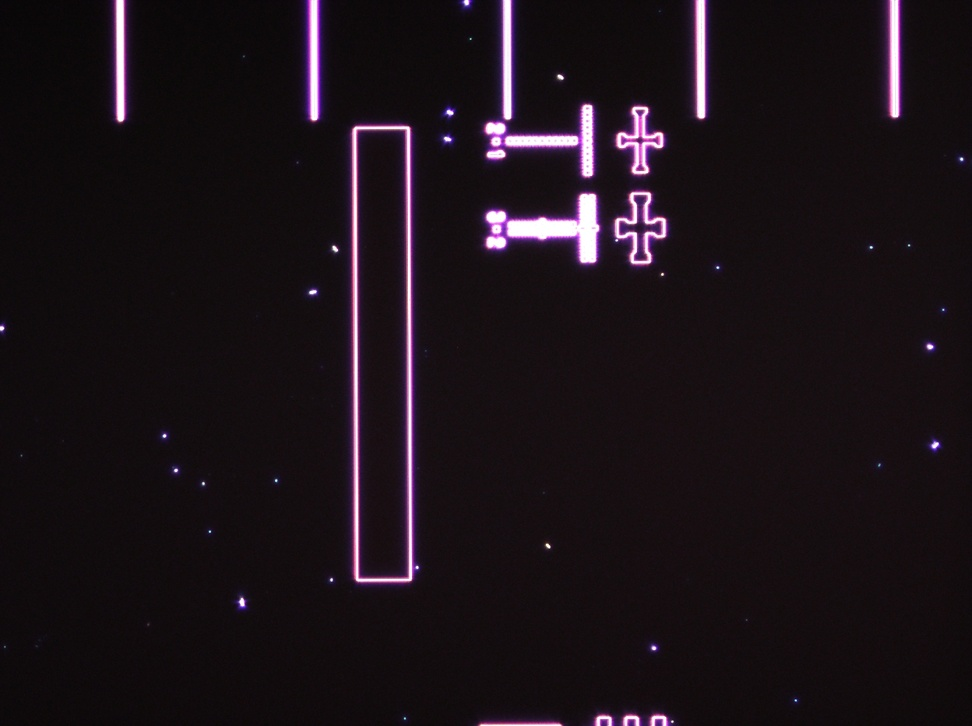
#> input picture images/example.jpg, 972 x 726 px, shrunk from 1392 x 1040 before the run, found by its file name
$ python find_particles.py
#> lines starting #> are read from the running program, lines starting #| are printed output that depends on the picture; after the words box and inside, x2 and y2 are one past the last pixel; in counts of white or black regions, pixels touching at a corner belong together
import cv2 as cv
import numpy as np
class find_particles:
    def __init__(self, image_name=None):
#> called with image_name = 'example.jpg'
        if image_name == None:
            raise ValueError('no image is given, please enter the image for calculation as filename.jpg')
        self.image_name = image_name
        self.img = cv.imread(image_name)
#> self.img is the input picture: shape (726, 972, 3); mean B, G, R 24, 18.5, 27

    def blurring(self, method=None, threshold=None, blocksize=13, contrast=-9):
#> called with blocksize = 13, contrast = -9
        self.maxValue = 255
        self.img = self.img.copy()
        self.img = cv.cvtColor(self.img, cv.COLOR_BGR2GRAY)
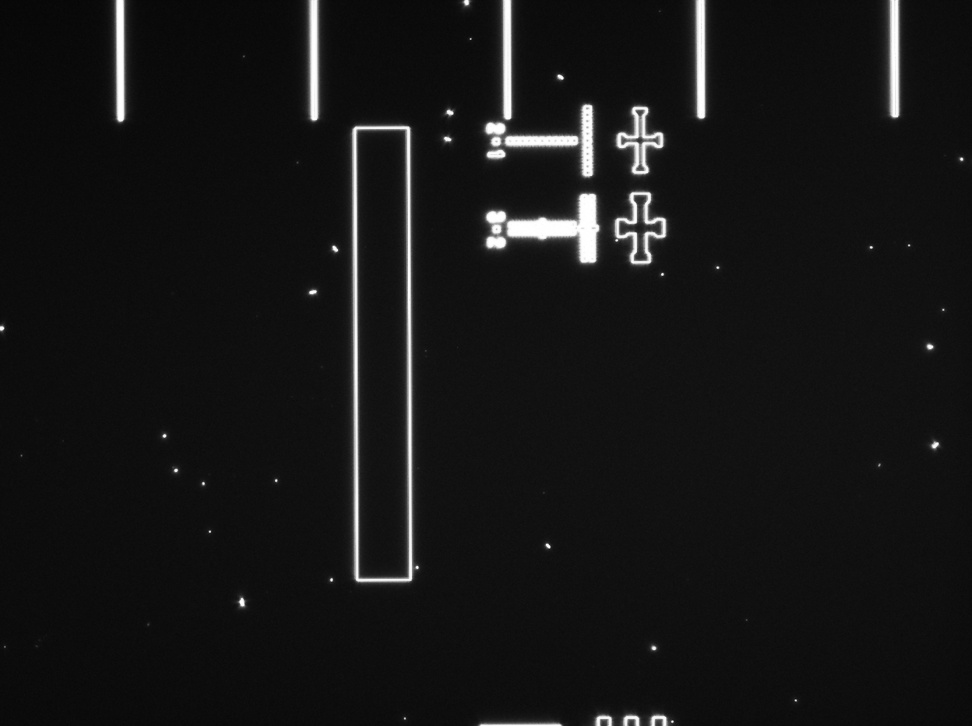
#> self.img: shape (726, 972); min 5, max 255, mean 21.6
        self.img = cv.GaussianBlur(self.img, (3, 3), 0)
        if method == None:  # Default is Gaussian, can also be mean
            self.method = cv.ADAPTIVE_THRESH_GAUSSIAN_C
        if threshold == None:
            self.threshold = cv.THRESH_BINARY

        img_thresholded = cv.adaptiveThreshold(self.img, self.maxValue, self.method, threshold, blocksize, contrast)
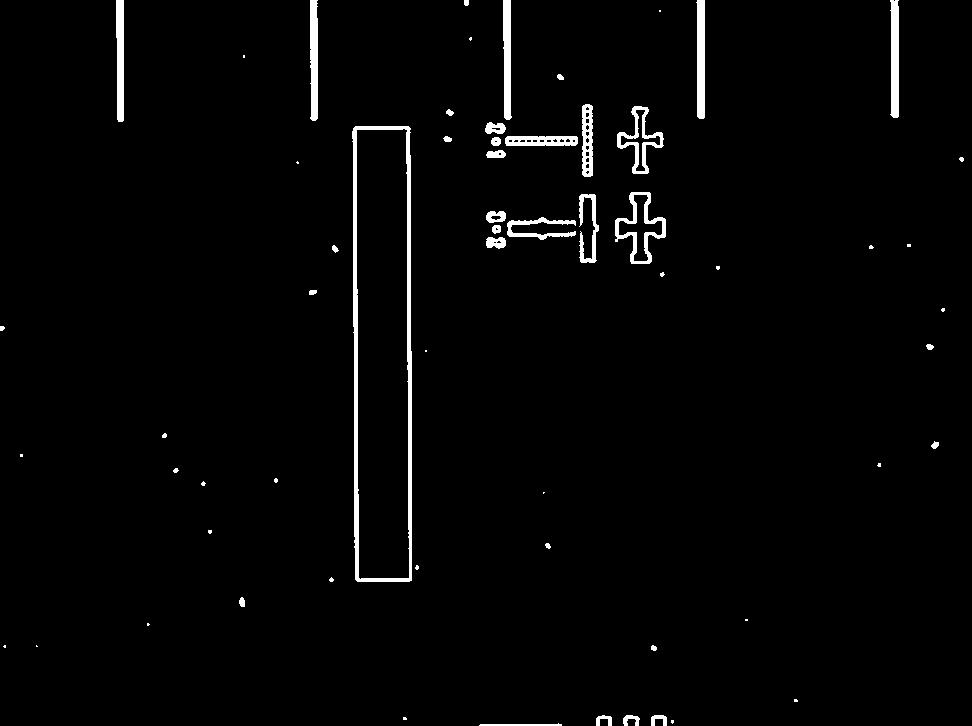
#> img_thresholded: shape (726, 972); 2.1% white; 62 white regions (26 under 20 px)
        self.contours, tier = cv.findContours(img_thresholded, cv.RETR_EXTERNAL, cv.CHAIN_APPROX_SIMPLE)
#> self.contours = 62 contours, 32 with area under 20; largest, box (x1, y1, x2, y2) and area: (352, 126, 412, 582) 25850, (615, 192, 666, 264) 1779, (617, 106, 664, 174) 1159, (696, 0, 705, 119) 824, (890, 0, 899, 118) 814; tier = 62 rows, first 6: [1, -1, -1, -1], [2, 0, -1, -1], [3, 1, -1, -1], [4, 2, -1, -1], [5, 3, -1, -1], [6, 4, -1, -1]

    def add_contours(self, magnification=1.1, filter = 11.5, save_image=True):
#> called with magnification = 1.1, filter = 11.5, save_image = True
        res = np.array(self.img)
        res = cv.cvtColor(res, cv.COLOR_GRAY2BGR)
        w_ref = h_ref = magnification

        self.particle_count = 0
        self.particle_size = []
        for _c in self.contours:
            (x, y), (w, h), theta = cv.minAreaRect(_c)
            realWidth = w / w_ref
            realHeight = h / h_ref
            if realWidth < 11.5 and realHeight < 11.5 and (realWidth * realHeight > 0.01):
                self.particle_count += 1
                self.particle_size.append(realWidth * realHeight)
                box = cv.boxPoints(((x, y), (w, h), theta))
                box = np.intp(box)
                cv.drawContours(res, [box], -1, (0, 0, 255), 2)
                cv.putText(res, "{0:.1f}".format(realWidth) + " x " + "{0:.1f}".format(realHeight) + " microns",
                           (int(x) - 20, int(y) - 10), cv.FONT_HERSHEY_SIMPLEX, 0.5, (0, 255, 0), 1, cv.LINE_AA)
#> this loop made 62 passes
#> (_c, x, y, w, h, theta, realWidth, realHeight) on passes 9, 12, 18, 23, 26, 35, 54: ([[36, 645], [36, 646], [37, 646]], 36.25, 645.8, 0.707, 1.41, -45, 0.643, 1.29), ([[745, 619], [745, 620], [747, 620], [747, 619]], 746, 619.5, 1, 2, -90, 0.909, 1.82), ([[543, 492], [543, 493], [544, 492]], 543.3, 492.3, 1.41, 0.707, -45, 1.29, 0.643), ([[20, 454], [20, 456], [22, 456], [22, 454]], 21, 455, 2, 2, -90, 1.82, 1.82), ([[425, 350], [425, 351], [426, 351], [426, 350]], 425.5, 350.5, 1, 1, -90, 0.909, 0.909), ([[907, 244], [907, 246], [910, 246], [910, 244]], 908.5, 245, 2, 3, -90, 1.82, 2.73), ([[243, 55], [243, 57], [244, 57], [244, 55]], 243.5, 56, 2, 1, -90, 1.82, 0.909)
#> (x, y, w, h, theta, realWidth, realHeight, box) on passes 2, 3, 7, 8, 10, 11: (672, 721.5, 3, 2, -90, 2.73, 1.82, [[673, 723], [671, 723], [671, 720], [673, 720]]), (404.5, 718, 2, 3, -90, 1.82, 2.73, [[406, 719], [403, 719], [403, 717], [406, 717]]), (795.5, 700, 2, 3, -90, 1.82, 2.73, [[797, 701], [794, 701], [794, 699], [797, 699]]), (653.5, 647.5, 5, 5, -90, 4.55, 4.55, [[656, 650], [651, 650], [651, 645], [656, 645]]), (4, 646, 2, 2, -90, 1.82, 1.82, [[5, 647], [3, 647], [3, 645], [5, 645]]), (148, 624, 2, 2, -90, 1.82, 1.82, [[149, 625], [147, 625], [147, 623], [149, 623]])
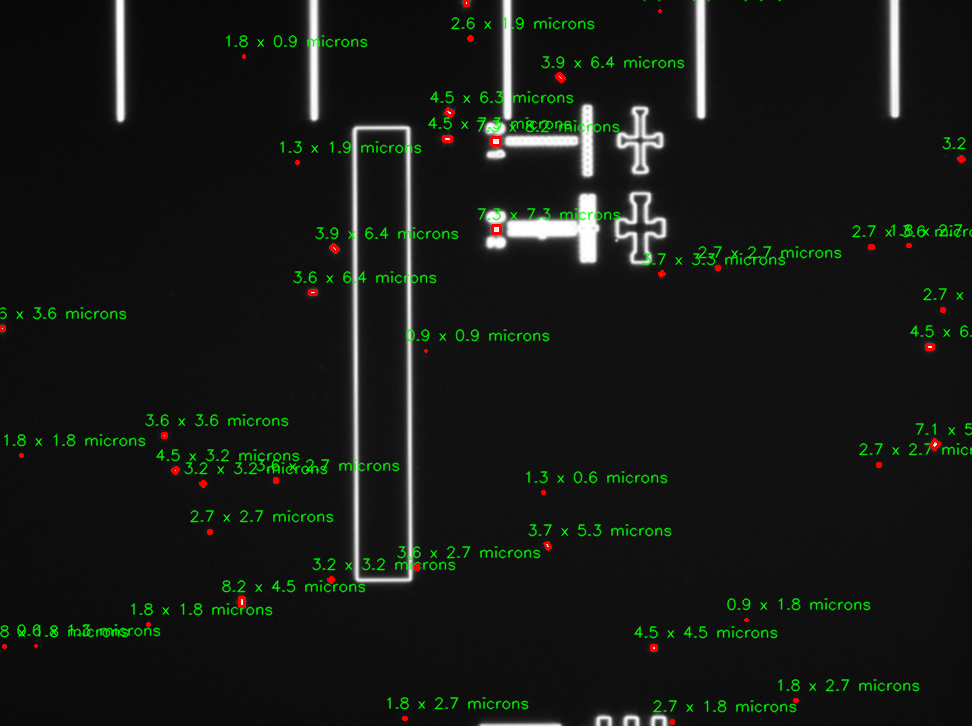
#> res: shape (726, 972, 3); mean B, G, R 21, 25.2, 21.7
#> after the loop, self.particle_count = 42; self.particle_size = 42 values, max 59.5 at index 34, min 0.826 at index 4, mean 14.16
        self.particle_size = np.array(self.particle_size)
        if save_image:  # Saving the image
            filename = 'marked_' + self.image_name
            cv.imwrite(filename, res)

    def particle_stats(self, save_particle_profiles=True):
#> called with save_particle_profiles = True
        print('there are total of ' + str(self.particle_count) + ' particles in this image')
#| there are total of 42 particles in this image
        mean = self.particle_size.sum() / self.particle_count
#> mean = 14.16
        print('the average particle size is: ' + str(round(mean, 1)) + ' um^2')
#| the average particle size is: 14.2 um^2
        print('the sample standard deviation is: ' + str(
            round(np.sqrt(np.sum((self.particle_size - mean) ** 2) / self.particle_count), 2)) + ' um^2')
#| the sample standard deviation is: 13.75 um^2
        if save_particle_profiles:
            filename = 'particle_size_of_' + self.image_name.replace('.jpg', '.csv')
            np.savetxt(filename, self.particle_size)

if __name__ == '__main__':
    test = find_particles('example.jpg')
    test.blurring()
    test.add_contours(save_image=True)
    test.particle_stats()

$ run again, with images/marked_example.jpg copied over images/example.jpg
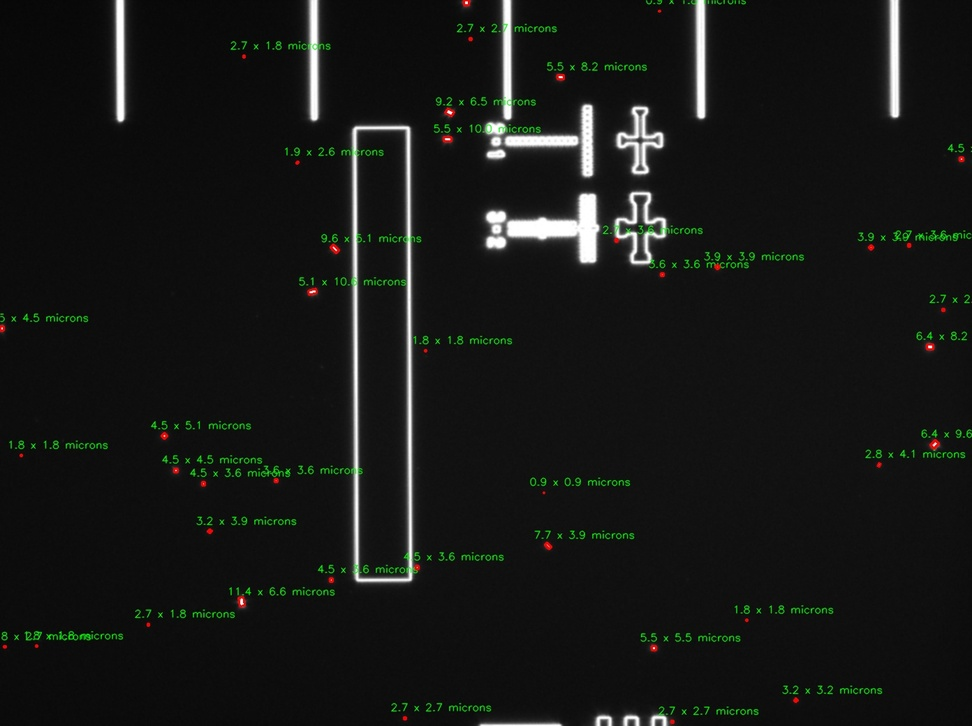
#> input picture images/marked_example.jpg, 972 x 726 px, shrunk from 1392 x 1040 before the run, found by its file name
#> in __init__, self.img is the input picture: shape (726, 972, 3); mean B, G, R 21.6, 23.4, 22
#> in blurring, `img_thresholded = cv.adaptiveThreshold(self.img, self.maxValue, self.m..`:
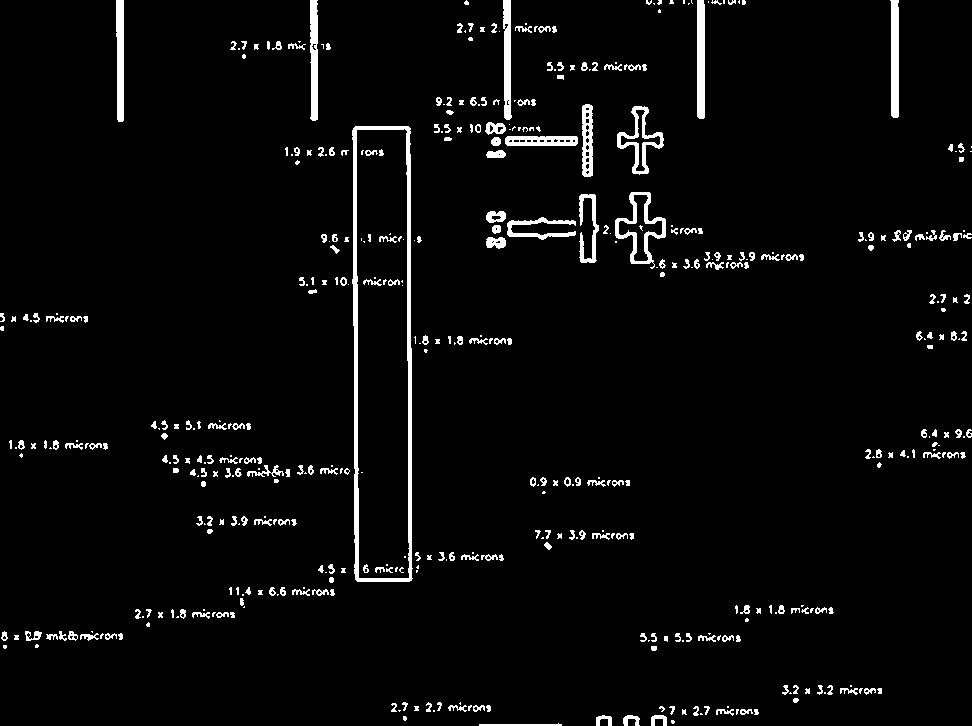
#> img_thresholded: shape (726, 972); 3.6% white; 476 white regions (180 under 20 px)
#> self.contours = 451 contours, 300 with area under 20; largest, box (x1, y1, x2, y2) and area: (352, 126, 413, 582) 25864, (615, 192, 666, 269) 1780, (617, 106, 664, 175) 1168, (697, 0, 705, 119) 820, (890, 0, 899, 118) 813; tier = 451 rows, first 6: [1, -1, -1, -1], [2, 0, -1, -1], [3, 1, -1, -1], [4, 2, -1, -1], [5, 3, -1, -1], [6, 4, -1, -1]
#> the loop in add_contours, `for _c in self.contours:` made 451 passes
#> (_c, x, y, w, h, theta, realWidth, realHeight) on passes 7, 8, 9, 15, 26: ([[700, 713], [700, 714], [702, 714], [701, 713]], 701, 713.5, 1, 2, -90, 0.909, 1.82), ([[433, 710], [433, 711], [434, 711], [434, 710]], 433.5, 710.5, 1, 1, -90, 0.909, 0.909), ([[398, 710], [399, 711], [400, 710]], 399, 710, 1.41, 1.41, -45, 1.29, 1.29), ([[727, 706], [727, 707], [728, 707], [728, 706]], 727.5, 706.5, 1, 1, -90, 0.909, 0.909), ([[460, 702], [459, 703], [460, 704]], 460, 703, 1.41, 1.41, -45, 1.29, 1.29)
#> after the loop in add_contours, `for _c in self.contours:`:
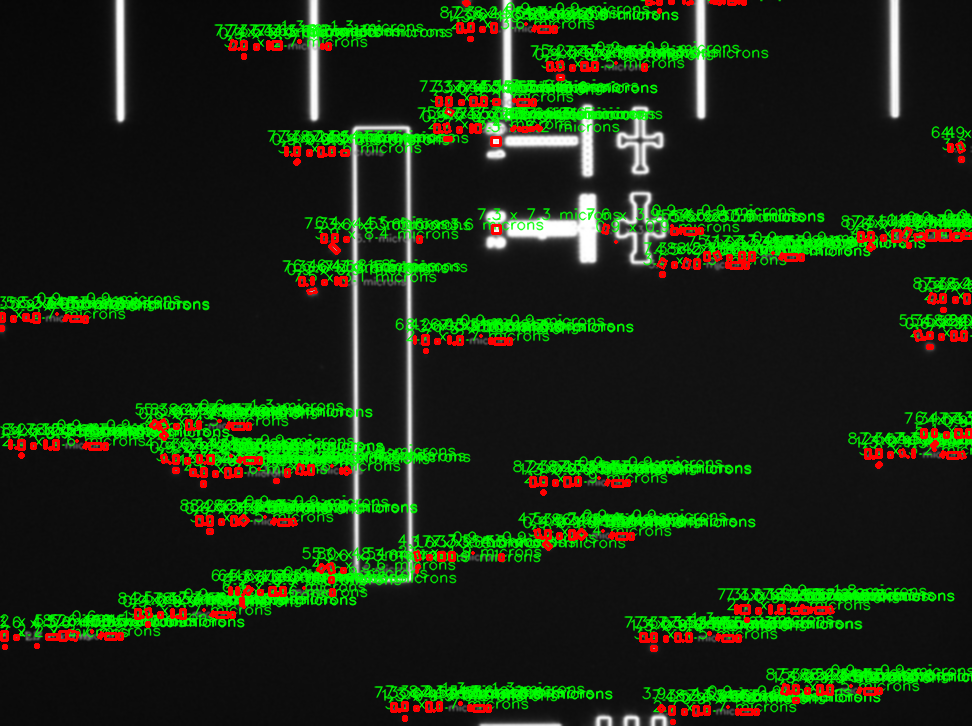
#> res: shape (726, 972, 3); mean B, G, R 19.2, 43.9, 26.4
#| there are total of 382 particles in this image
#| the average particle size is: 21.6 um^2
#| the sample standard deviation is: 17.46 um^2
